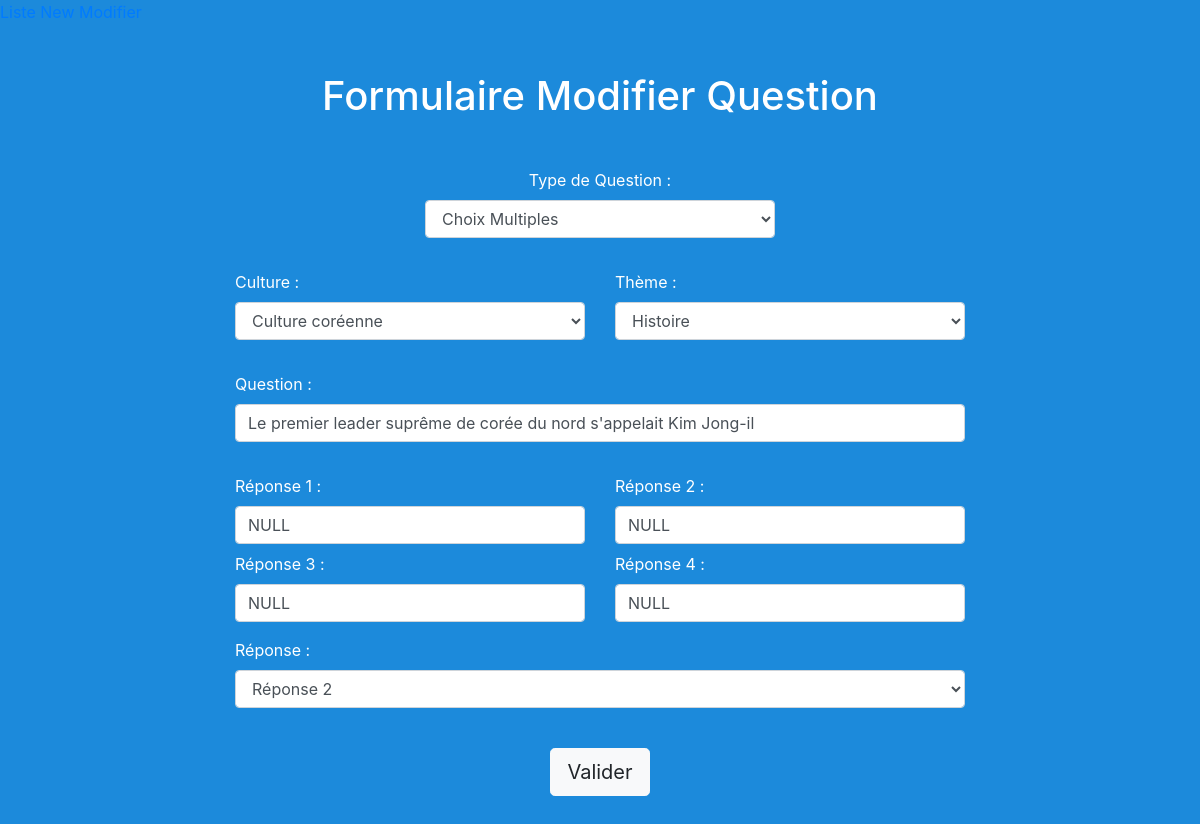
Screenshot of /modify_question.php?id=14 with the database file from the repository.
### tables this page shows
CREATE TABLE `questions`(
    `question_id` INT(11) NOT NULL,
    `culture` VARCHAR(150) NOT NULL,
    `theme_id` INT(11) NOT NULL,
    `type` INT(11) NOT NULL,
    `question_name` VARCHAR(150) NOT NULL,
    `answer_1` VARCHAR(150) NOT NULL,
    `answer_2` VARCHAR(150) NOT NULL,
    `answer_3` VARCHAR(150) NOT NULL,
    `answer_4` VARCHAR(150) NOT NULL,
    `right_answer` INT(11) NOT NULL
);

### functions.php (called while the page is built, shortened)
<?php
function bdd_connect()
{
    try {
        $options = [
            PDO::ATTR_ERRMODE => PDO::ERRMODE_EXCEPTION
        ];
        $dsn = 'mysql:host=' . BDD_HOST . ';dbname=' . BDD_NAME . ';charset=utf8';
        $bdd_instance = new PDO($dsn, BDD_USER, BDD_PWD, $options);
        return $bdd_instance;
    } catch (PDOException $ex) {
        printf('Connexion Base De Données - Erreur code "%s"', $ex->getCode());
    }
}
function get_qestion($id)
{
    $bdd_instance = bdd_connect();
    $request = <<<EOD
        SELECT
            `culture`, `theme_id`, `type`, `question_name`, `answer_1`, `answer_2`, `answer_3`, `answer_4`, `right_answer`
        FROM `questions`
        WHERE `question_id` = :id;
EOD;
    $stmt = $bdd_instance->prepare($request);
    $stmt->bindValue(':id', $id);
    $stmt->execute();
    $question = $stmt->fetchAll(PDO::FETCH_ASSOC);
    return ($question);
}
?>

### modify_question.php (the view, shortened to what this page needs)
<?php
require_once __DIR__ . '/inc/header.php';
$question = get_qestion($_GET["id"]);
?>
<h1 class="mb-5 text-center">
    Formulaire Modifier Question
</h1>
<?php if ($_SERVER['REQUEST_METHOD'] == 'POST') {
    require_once __DIR__ . '/inc/confirmation.php';
} else { ?>
    <form method="POST" action="">
        <div class="row">
            <div class="form-group col-8 col-md-4 mx-auto">
                <label class="d-block text-center" for="qstn_type">Type de Question :</label>
                <select class="form-control" name="qstn_type" id="qstn_type" required>
                    <option value="2" <?= $question[0]["type"] == 2 ? "selected" : '' ; ?>>Choix Multiples</option>
                </select>
            </div>
        </div>
        <div class="row mt-3">
            <div class="form-group col-8 col-md-4 mx-auto ml-md-auto mr-md-0 mb-2">
                <label for="qstn_cult">Culture :</label>
                <select class="form-control" name="qstn_cult" id="qstn_cult" required>
                    <option value="Culture coréenne" <?= $question[0]["culture"] == 'Culture coréenne' ? "selected" : '' ; ?>>Culture coréenne</option>
                </select>
            </div>
            <div class="form-group col-8 col-md-4 mx-auto mr-md-auto ml-md-0">
                <label for="qstn_theme">Thème :</label>
                <select class="form-control" name="qstn_theme" id="qstn_theme" required>
                    <option value="1" <?= $question[0]["theme_id"] == 1 ? "selected" : '' ; ?>>Histoire</option>
                </select>
            </div>
        </div>
        <div class="row mt-3">
            <div class="form-group col-8 mx-auto">
                <label for="qstn_text">Question :</label>
                <input class="form-control" type="text" name="qstn_text" id="qstn_text" value="<?= $question[0]["question_name"]; ?>" required>
            </div>
        </div>
        <div id="qstn_type_2_block">
            <div id="qstn_type_2_block" class="row mt-3">
                <div class="form-group col-8 col-md-4 mx-auto ml-md-auto mr-md-0 mb-2">
                    <label for="qstn_type_2_answer_1">Réponse 1 :</label>
                    <input class="form-control" type="text" name="qstn_type_2_answer_1" id="qstn_type_2_answer_1" value="<?= $question[0]["answer_1"]; ?>">
                </div>
                <div class="form-group col-8 col-md-4 mx-auto mr-md-auto ml-md-0 mb-2">
                    <label for="qstn_type_2_answer_2">Réponse 2 :</label>
                    <input class="form-control" type="text" name="qstn_type_2_answer_2" id="qstn_type_2_answer_2" value="<?= $question[0]["answer_2"]; ?>">
                </div>
            </div>
            <div class="row">
                <div class="form-group col-8 col-md-4 mx-auto ml-md-auto mr-md-0 mb-2">
                    <label for="qstn_type_2_answer_3">Réponse 3 :</label>
                    <input class="form-control" type="text" name="qstn_type_2_answer_3" id="qstn_type_2_answer_3" value="<?= $question[0]["answer_3"]; ?>">
                </div>
                <div class="form-group col-8 col-md-4 mx-auto mr-md-auto ml-md-0">
                    <label for="qstn_type_2_answer_4">Réponse 4 :</label>
                    <input class="form-control" type="text" name="qstn_type_2_answer_4" id="qstn_type_2_answer_4" value="<?= $question[0]["answer_4"]; ?>">
                </div>
            </div>
            <div class="row">
                <div class="form-group col-8 mx-auto">
                    <label for="qstn_type_2_answer">Réponse :</label>
                    <select class="form-control" name="qstn_type_2_answer" id="qstn_type_2_answer">
                        <option value="2" <?= $question[0]["right_answer"] == 2 ? "selected" : '' ; ?>>Réponse 2</option>
                    </select>
                </div>
            </div>
        </div>
        <button type="submit" class="btn btn-light btn-lg d-block mx-auto mt-4">Valider</button>
    </form>
<?php } ?>
<?php
require_once __DIR__ . '/inc/footer.php';
?>

### assets/css/style.css (style rules this page uses)
body { min-height: 100vh; background: #1C8ADB; }

### rows the page displays
questions: qstn_type "Choix Multiples", qstn_cult "Culture coréenne", qstn_theme "Histoire", qstn_text "Le premier leader suprême de corée du nord s'appelait Kim Jong-il", qstn_type_2_answer_1 "NULL", qstn_type_2_answer_2 "NULL", qstn_type_2_answer_3 "NULL", qstn_type_2_answer_4 "NULL", qstn_type_2_answer "Réponse 2"
